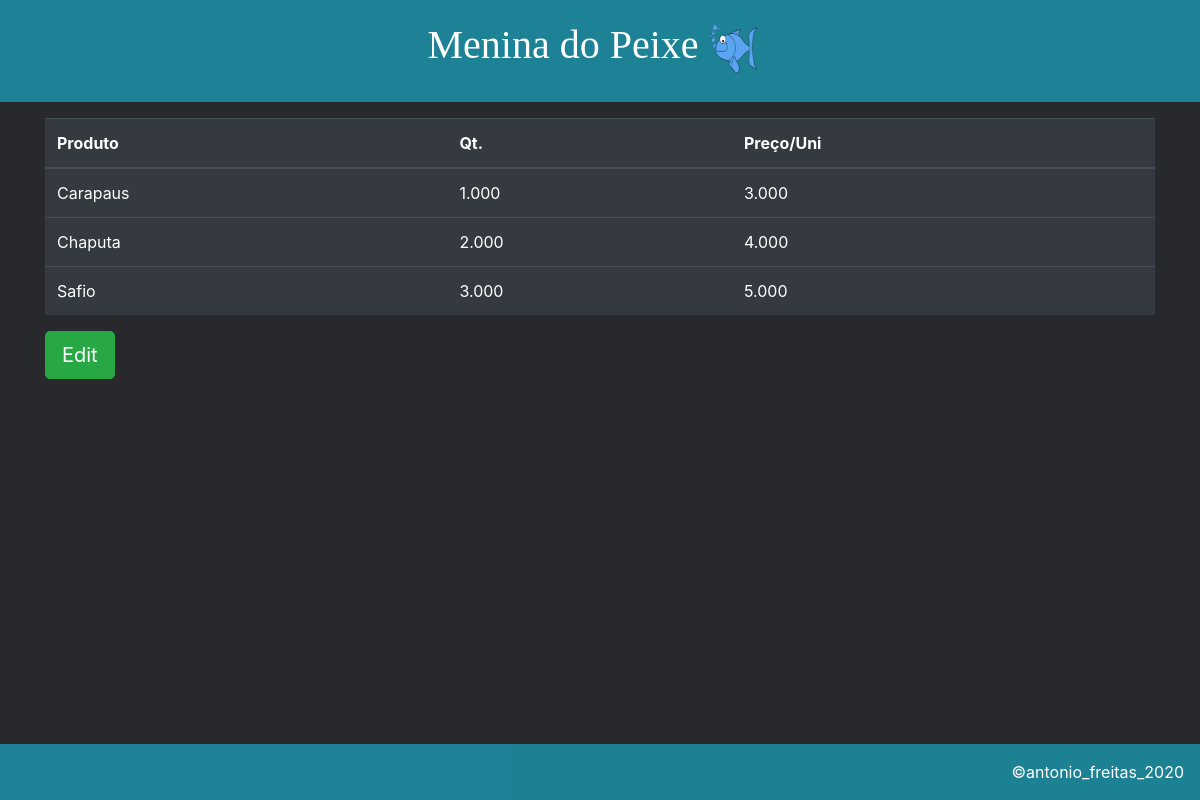
The app's page /dblists/sales/37/ (signed in) with its own data.
### mdpapp/models.py (models this page shows, shortened)
class Movement(models.Model):
    id=models.AutoField(primary_key=True)
    sale=models.ForeignKey(Sale, on_delete=models.CASCADE, verbose_name="Venda")
    movement_product=models.ForeignKey(Product, on_delete=models.PROTECT, verbose_name="Produto")
    movement_quantity=models.DecimalField("Quantidade", max_digits=7,decimal_places=3)
    movement_purchase_price=models.DecimalField("Preço de Custo", max_digits=7,decimal_places=3, null=True, help_text="'0' para ignorar.")
    movement_selling_price=models.DecimalField("Preço de Venda", max_digits=7,decimal_places=3)

class Product(models.Model):
    product_name=models.CharField("Nome", max_length=200, unique=True)
    product_family=models.ForeignKey(Family, on_delete=models.PROTECT, verbose_name="Família")
    product_note=models.CharField("Observações", max_length=200)
    product_date_added=models.DateTimeField("Data Adicionado", auto_now_add=True)
    def __str__(self):
        return self.product_name

### mdpapp/views.py (the view)
# urls.py: path('dblists/sales/<int:sale_id>/', views.sale, name='sale'),
@login_required
def sale(request, sale_id):
    sale = Sale.objects.get(id=sale_id)
    """
    #Make sure the sale belongs to the current user.
    if sale.owner != request.user:
        raise Http404
    """
    movements = sale.movement_set.order_by('id')
    context = {'sale': sale, 'movements': movements}
    return render(request, 'mdpapp/sale.html', context)

### mdpapp/templates/mdpapp/sale.html
{% extends "mdpapp/base.html" %}
{% block content %}
    <div class="container">
        <table class="table table-dark">
            <thead>
                <tr>
                    <th>Produto</th>
                    <th>Qt.</th>
                    <th>Preço/Uni</th>
                </tr>
            </thead>
            <tbody>
                {% for movement in movements %}
                <tr>
                    <td>{{ movement.movement_product }}</td>
                    <td>{{ movement.movement_quantity }}</td>
                    <td>{{ movement.movement_selling_price }}</td>
                </tr>
                {% empty %}
                <tr>
                    <td>No clients have been added yet.</td>
                </tr>
                {% endfor %}
            </tbody>
        </table>
        <a href="{% url 'edit_sale' sale.id %}">
            <button type="button" class="btn btn-success btn-lg">
                Edit
            </button>
        </a>
    </div>
{% endblock content %}

### mdpapp/static/mdpapp/main.css (style rules this page uses)
body { background-color:#27292c; }

### records on screen
Movement: movement_product "Carapaus", movement_quantity "1.000", movement_selling_price "3.000"
Movement: movement_product "Chaputa", movement_quantity "2.000", movement_selling_price "4.000"
Movement: movement_product "Safio", movement_quantity "3.000", movement_selling_price "5.000"
